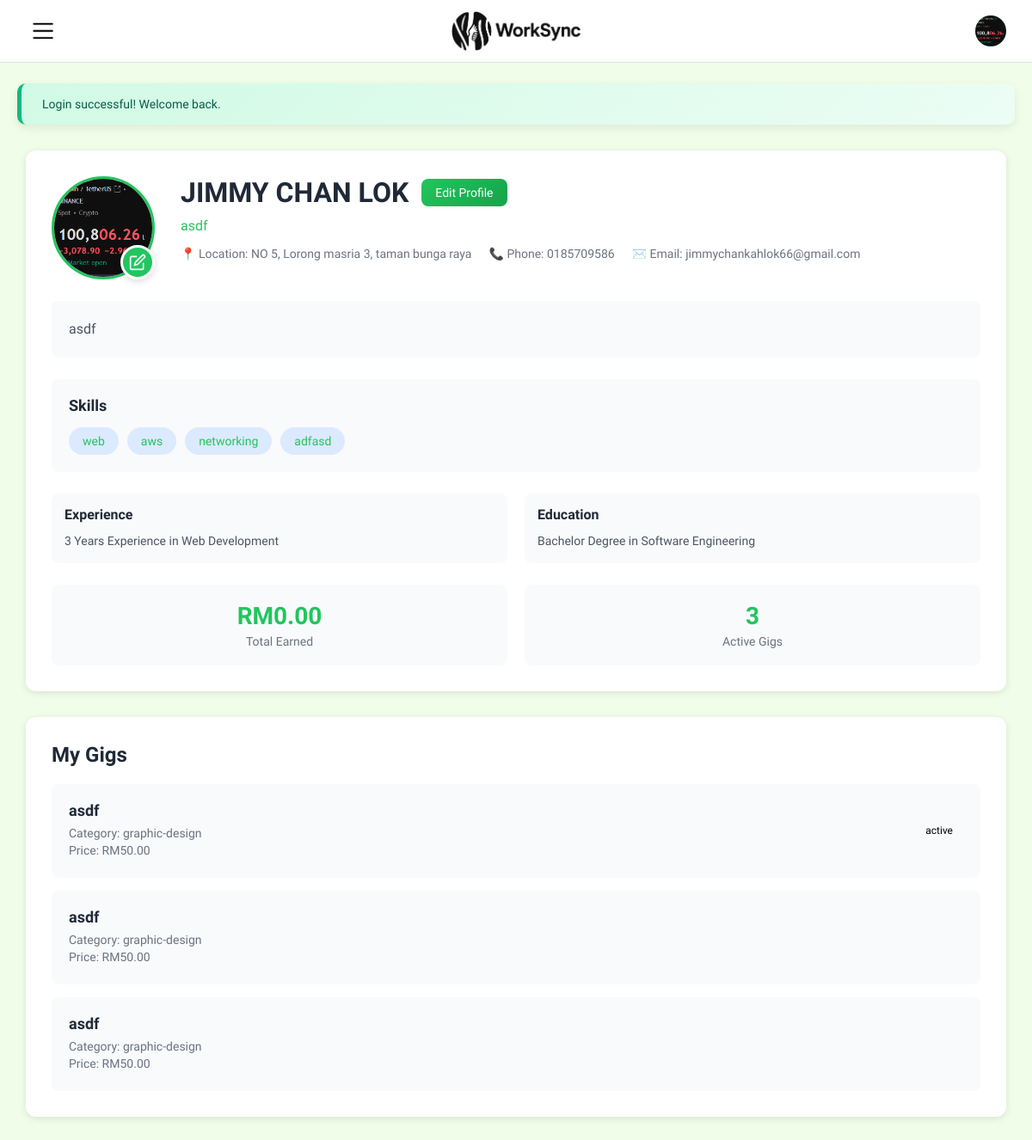
/page/freelancer_profile.php (signed in), run on an earlier commit of the app's database.
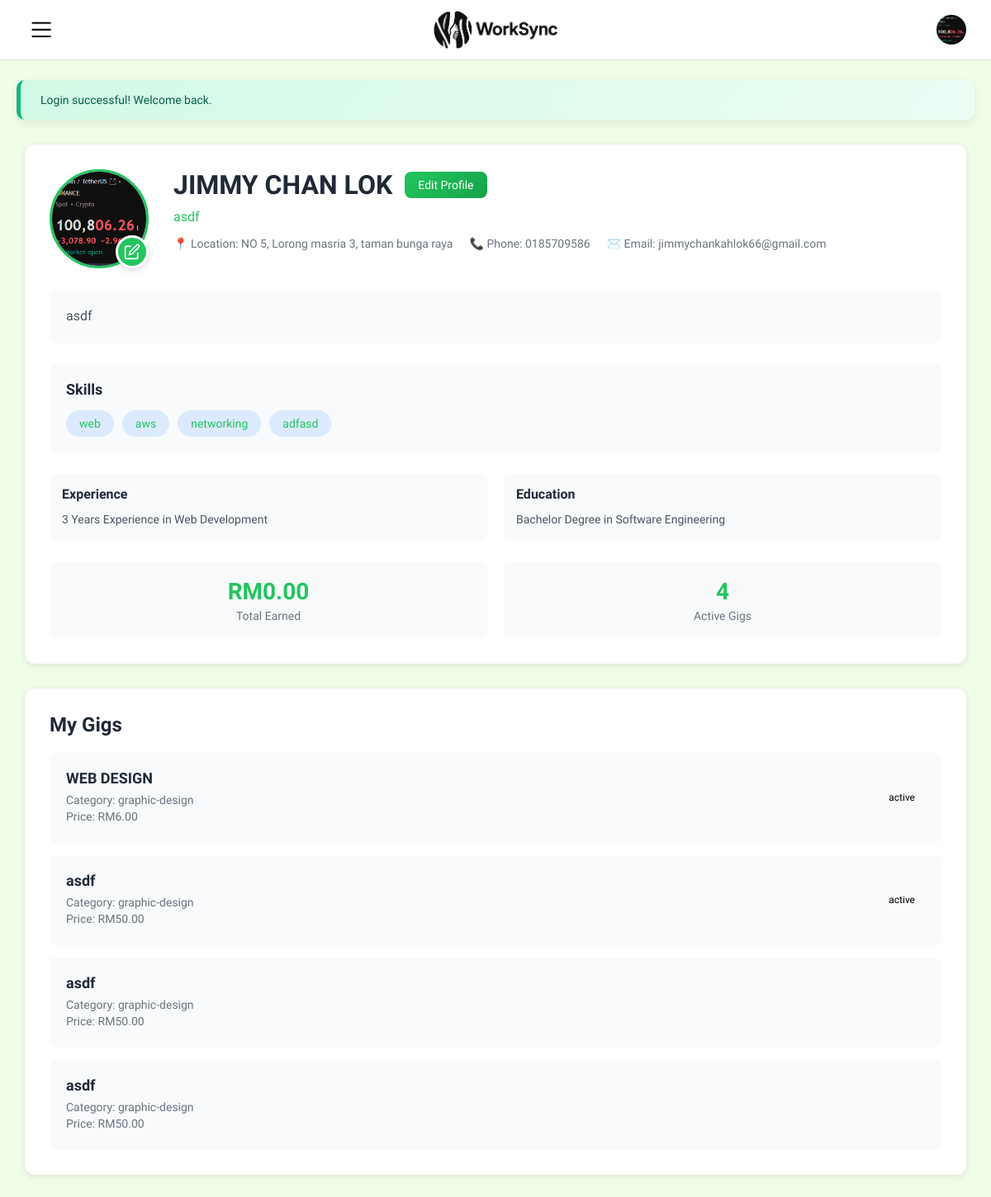
And on a later commit of the database.
### tables this page shows
CREATE TABLE
  `freelancerskill` (
    `FreelancerID` int (11) NOT NULL,
    `SkillID` int (11) NOT NULL,
    `ProficiencyLevel` varchar(50) DEFAULT NULL
  );

CREATE TABLE
  `skill` (
    `SkillID` int (11) NOT NULL,
    `SkillName` varchar(255) DEFAULT NULL
  );

CREATE TABLE
  `gig` (
    `GigID` int (11) NOT NULL,
    `FreelancerID` int (11) NOT NULL,
    `Title` varchar(150) NOT NULL,
    `Category` varchar(100) NOT NULL,
    `Subcategory` varchar(100) NOT NULL,
    `SearchTags` varchar(100) NOT NULL,
    `Description` text NOT NULL,
    `Price` int (11) NOT NULL,
    `DeliveryTime` int (11) NOT NULL,
    `RushDelivery` int (11) DEFAULT NULL,
    `RushDeliveryPrice` int (11) NOT NULL,
    `AdditionalRevision` int (11) DEFAULT NULL,
    `RevisionCount` int (11) NOT NULL,
    `Image1Path` varchar(255) NOT NULL,
    `Image2Path` varchar(255) DEFAULT NULL,
    `Image3Path` varchar(255) DEFAULT NULL,
    `VideoPath` varchar(255) DEFAULT NULL,
    `Status` enum ('active', 'paused', 'deleted') NOT NULL,
    `CreatedAt` datetime NOT NULL,
    `UpdatedAt` datetime DEFAULT NULL
  );

### page/freelancer_profile.php (the view, shortened to what the changed rows need)
<?php
$conn = getDBConnection();
$freelancer_id = $_SESSION['user_id'];
$stmt = $conn->prepare("SELECT FreelancerID, FirstName, LastName, Email, PhoneNo, Address, Experience, Education, Bio, Rating, TotalEarned, SocialMediaURL, ProfilePicture FROM freelancer WHERE FreelancerID = ?");
$stmt->bind_param("i", $freelancer_id);
$stmt->execute();
$result = $stmt->get_result();
$freelancer = $result->fetch_assoc();
$stmt = $conn->prepare("
    SELECT s.SkillName, fs.ProficiencyLevel
    FROM freelancerskill fs
    INNER JOIN skill s ON fs.SkillID = s.SkillID
    WHERE fs.FreelancerID = ?
");
$stmt->bind_param("i", $freelancer_id);
$stmt->execute();
$skills_result = $stmt->get_result();
$skills = [];
while ($row = $skills_result->fetch_assoc()) {
    $skills[] = $row;
}
$stmt = $conn->prepare("
    SELECT
        GigID,
        Title,
        Category,
        Price,
        Status,
        CreatedAt
    FROM gig
    WHERE FreelancerID = ?
    ORDER BY CreatedAt DESC
    LIMIT 10
");
$stmt->bind_param("i", $freelancer_id);
$stmt->execute();
$gigs_result = $stmt->get_result();
$gigs = [];
while ($row = $gigs_result->fetch_assoc()) {
    $gigs[] = $row;
}
?>
<!DOCTYPE html>
<html lang="en">
<head>
    <link rel="stylesheet" href="/assets/css/style.css">
    <link rel="stylesheet" href="/assets/css/dashboard.css">
    <link rel="stylesheet" href="/assets/css/profile.css">
</head>
<body class="profile-page">
    <div class="profile-layout">
        <main class="main-content">
            <div class="profile-card">
                <div class="profile-header-section">
                    <div class="profile-info">
                        <h1 class="profile-name">
                            <?php echo htmlspecialchars($freelancer['FirstName'] . ' ' . $freelancer['LastName']); ?>
                            <a href="edit_freelancer_profile.php" class="edit-profile-btn">Edit Profile</a>
                        </h1>
                    </div>
                </div>
                <?php if (!empty($skills)): ?>
                    <div class="skills-section">
                        <div class="skills-list">
                            <?php foreach ($skills as $skill): ?>
                                <span class="skill-tag">
                                    <?php echo htmlspecialchars($skill['SkillName']); ?>
                                </span>
                            <?php endforeach; ?>
                        </div>
                    </div>
                <?php endif; ?>
                <div class="profile-stats">
                    <div class="stat-box">
                        <div class="stat-value"><?php echo count($gigs); ?></div>
                        <div class="stat-label">Active Gigs</div>
                    </div>
                </div>
            </div>
            <div class="project-history-card">
                <h2 class="section-title">My Gigs</h2>
                <div class="project-list">
                    <?php if (empty($gigs)): ?>
                        <p class="no-projects">No gigs created yet. <a href="create_gig.php">Create your first gig</a>!</p>
                    <?php else: ?>
                        <?php foreach ($gigs as $gig): ?>
                            <div class="project-item">
                                <div class="project-info">
                                    <h3 class="project-title"><?php echo htmlspecialchars($gig['Title']); ?></h3>
                                    <p class="project-freelancer">Category: <?php echo htmlspecialchars($gig['Category']); ?></p>
                                    <p class="project-budget">Price: RM<?php echo number_format($gig['Price'], 2); ?></p>
                                </div>
                                <div class="project-status">
                                    <?php
                                    $status = $gig['Status'];
                                    $status_class = strtolower(str_replace(' ', '-', $status));
                                    ?>
                                    <span class="status-badge status-<?php echo $status_class; ?>"><?php echo htmlspecialchars($status); ?></span>
                                </div>
                            </div>
                        <?php endforeach; ?>
                    <?php endif; ?>
                </div>
            </div>
        </main>
    </div>
</body>
</html>

What changed in the data, as far as the page shows it:
added gig: Title "WEB DESIGN", Category "graphic-design", Price "6.00", Status "active"
Also different on the page:
count($gigs): "3" → "4"
